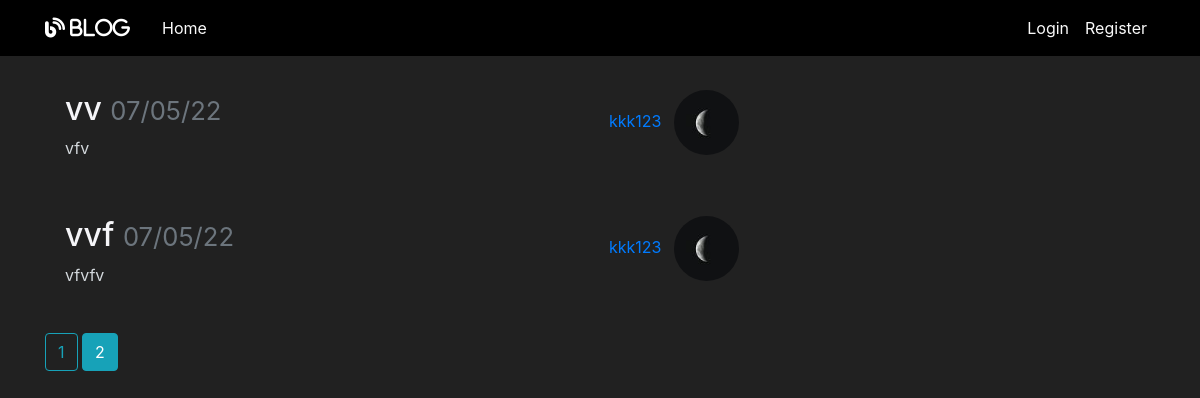
The page /home?page=2 on the database as committed earlier.
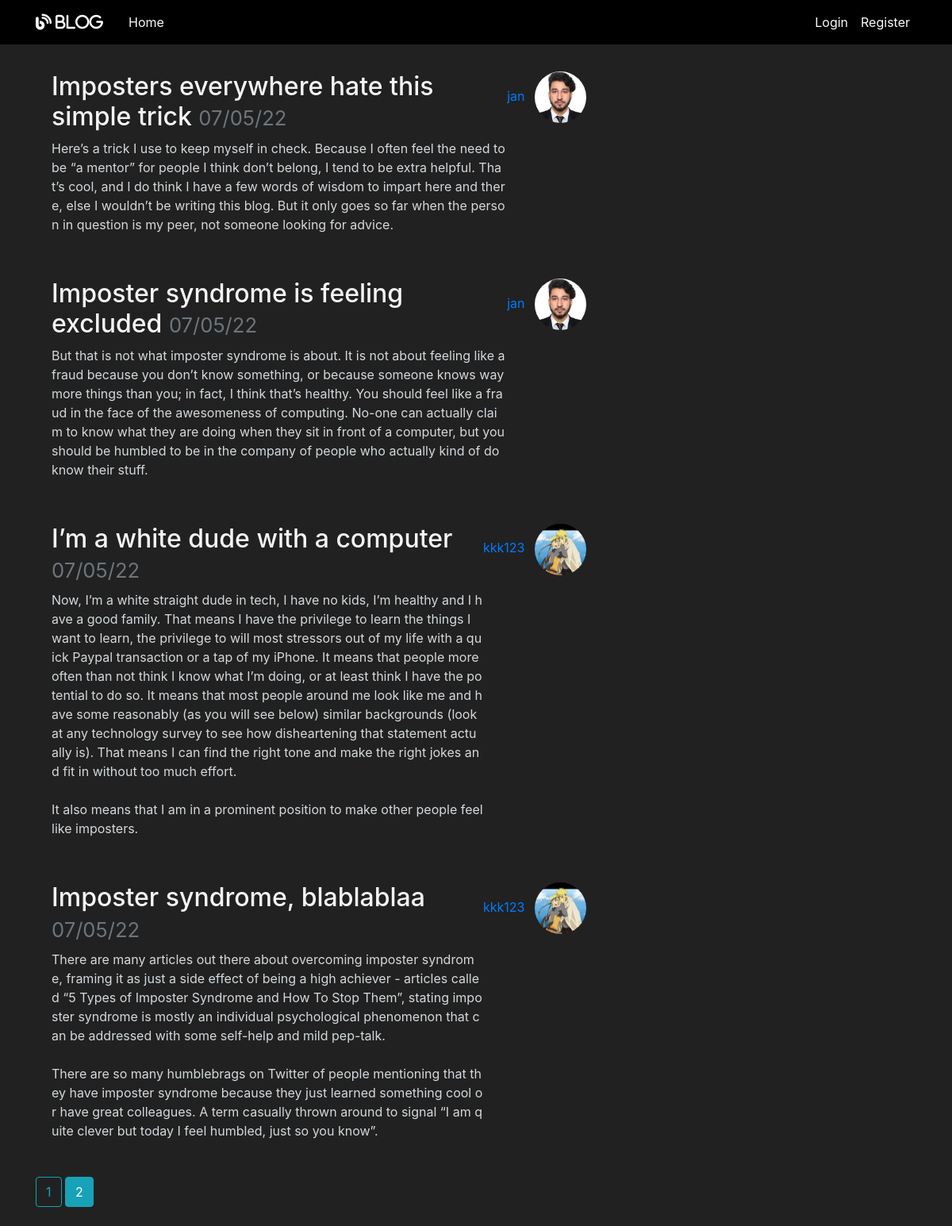
The same page on the database as committed later.
### flaskblog/models.py (models this page shows, shortened)
class Post(db.Model):
    id = db.Column(db.Integer, primary_key=True)
    title = db.Column(db.String(100), nullable=False)
    date_posted = db.Column(db.DateTime, nullable=False, default=datetime.utcnow)
    content = db.Column(db.Text, nullable=False)
    user_id = db.Column(db.Integer, db.ForeignKey('user.id'), nullable=False)
    likes = db.relationship('PostLike', backref='post', lazy='dynamic')
    is_approved = db.Column(db.Boolean, default=False)
    image_file = db.Column(db.String(20), nullable=False, default='default.jpg')

class User(db.Model, UserMixin):
    id = db.Column(db.Integer, primary_key=True)
    username = db.Column(db.String(20), unique=True, nullable=False)
    role=db.Column(db.Integer,nullable=False,default=3)
    email = db.Column(db.String(120), unique=True, nullable=False)
    image_file = db.Column(db.String(20), nullable=False, default='default.jpg')
    password = db.Column(db.String(60), nullable=False)
    posts = db.relationship('Post', backref='author', lazy=True)
    liked = db.relationship('PostLike',foreign_keys='PostLike.user_id',
    backref='user', lazy='dynamic')

### flaskblog/routes.py (the view)
@app.route("/")
@app.route("/home")
def home():
    page = request.args.get('page', 1, type=int)
    posts=Post.query.filter_by(is_approved = True).order_by(Post.date_posted.desc()).paginate(page=page, per_page=4)
    return render_template('home.html', posts=posts)

### flaskblog/templates/home.html
{% extends "layout.html" %}
{% block content %}
    {% for post in posts.items %}
        <article class="media content-section">
          <div class="media-body">
            <h2><a class="article-title"
              href="{{url_for('post',post_id=post.id)}}">{{ post.title }}
              <small class="text-muted">{{ post.date_posted.strftime('%d/%m/%y') }}</small>
            </a></h2>
            <p class="article-content">{{ post.content }}</p>
          </div>
          <div class="article-metadata">
            <a class="mr-2" href="#">{{ post.author.username }}</a>
            <img class="rounded-circle article-img"
            src=" {{ url_for('static',filename='profile_pics/' + post.author.image_file )}}">
          </div>
        </article>
    {% endfor %}
    {% for page_num in posts.iter_pages( left_edge=1, right_edge=1,
      left_current=1, right_current=2 ) %} {% if page_num %} {% if posts.page ==page_num %}
      <a class="btn btn-info mb-4" href="{{ url_for('home', page=page_num) }}">
        {{ page_num }}</a>
        {% else %}
      <a class="btn btn-outline-info mb-4"
        href="{{ url_for('home', page=page_num) }}">
        {{ page_num }}</a>
        {% endif %} {% else %} ... {% endif %} {% endfor %}
{% endblock content %}

### flaskblog/templates/layout.html (shortened to what this page needs)
<!DOCTYPE html>
<html>
<head>
    <link rel="stylesheet" href="https://maxcdn.bootstrapcdn.com/bootstrap/4.0.0/css/bootstrap.min.css"
>
    <link rel="stylesheet" type="text/css" href="{{ url_for('static', filename='main.css') }}">
</head>
<body>
    <header class="site-header">
      <nav class="navbar navbar-expand-md navbar-dark bg-steel fixed-top">
        <div class="container">
          <a class="navbar-brand mr-4" href="/"> <i class="fas fa-blog"> Blog </i></a>
          <div class="collapse navbar-collapse" id="navbarToggle">
            <div class="navbar-nav mr-auto">
              <a class="nav-item nav-link" href="{{ url_for('home') }}">Home</a>
            </div>
            </div>
            <div class="navbar-nav">
              {% if current_user.is_authenticated  and (current_user.role==1) %}
              <a class="nav-item nav-link" href="{{ url_for('approvals') }}">Approve</a>
                <a class="nav-item nav-link" href="{{ url_for('new_post') }}">New Post</a>
                <a class="nav-item nav-link" href="{{ url_for('account') }}">Account</a>
                <a class="nav-item nav-link" href="{{ url_for('logout') }}">Logout</a>
               {% elif current_user.is_authenticated  and ( current_user.role==2) %}
                <a class="nav-item nav-link" href="{{ url_for('new_post') }}">New Post</a>
                <a class="nav-item nav-link" href="{{ url_for('account') }}">Account</a>
                <a class="nav-item nav-link" href="{{ url_for('logout') }}">Logout</a>
                {% elif current_user.is_authenticated  and ( current_user.role==3) %}
                <a class="nav-item nav-link" href="{{ url_for('logout') }}">Logout</a>
              {% else %}
              <a class="nav-item nav-link" href="{{ url_for('login') }}">Login</a>
              <a class="nav-item nav-link" href="{{ url_for('register') }}">Register</a>
              {%endif%}
            </div>
          </div>
      </nav>
    </header>
    <main role="main" class="container">
      <div class="row">
        <div class="col-md-8">
          {% block content %}{% endblock %}
        </div>
     </div>
    </main>
</body>
</html>

### flaskblog/static/main.css (style rules this page uses)
body { background: #fafafa; color: #333333; margin-top: 5rem; }
h1, h2, h3, h4, h5, h6 { color: #444444; }
.bg-steel { background-color: rgb(0, 0, 0); }
.site-header .navbar-nav .nav-link { color: #fafafa; }
.content-section { color: #d4d9dd; padding: 10px 20px; border-radius: 5px; margin-bottom: 20px; }
.article-title { color: #f5f5f8; }
.article-content { white-space: pre-line; word-break: break-all; }
.article-img { height: 65px; width: 65px; margin-right: 16px; }
.article-metadata { padding-bottom: 1px; margin-bottom: 4px; }

### flaskblog/templates/layout.html (style rules this page uses)
body { background-color: #212121; color: white }

Rows that differ between the two databases and show on the page:
removed Post: title "vv", date_posted "07/05/22", content "vfv", author.username "kkk123", image_file (placeholder picture)
removed Post: title "vvf", date_posted "07/05/22", content "vfvfv", author.username "kkk123", image_file (placeholder picture)
added Post: title "Imposters everywhere hate this simple trick", date_posted "07/05/22", content "Here’s a trick I use to keep myself in check. Because I often feel the need to be “a mentor” for people I think don’t belong, I tend to be extra helpful. That’s cool, and I do think I have a few words of wisdom to impart here and there, else I wouldn’t be writing this blog. But it only goes so far when the person in question is my peer, not someone looking for advice.", author.username "jan", image_file (picture)
added Post: title "Imposter syndrome is feeling excluded", date_posted "07/05/22", content "But that is not what imposter syndrome is about. It is not about feeling like a fraud because you don’t know something, or because someone knows way more things than you; in fact, I think that’s healthy. You should feel like a fraud in the face of the awesomeness of computing. No-one can actually claim to know what they are doing when they sit in front of a computer, but you should be humbled to be in the company of people who actually kind of do know their stuff.", author.username "jan", image_file (picture)
added Post: title "I’m a white dude with a computer", date_posted "07/05/22", content "Now, I’m a white straight dude in tech, I have no kids, I’m healthy and I have a good family. That means I have the privilege to learn the things I want to learn, the privilege to will most stressors out of my life with a quick Paypal transaction or a tap of my iPhone. It means that people more often than not think I know what I’m doing, or at least think I have the potential to do so. It means that most people around me look like me and have some reasonably (as you will see below) similar backgrounds (look at any technology survey to see how disheartening that statement actually is). That means I can find the right tone and make the right jokes and fit in without too much effort. It also…", author.username "kkk123", image_file (picture)
added Post: title "Imposter syndrome, blablablaa", date_posted "07/05/22", content "There are many articles out there about overcoming imposter syndrome, framing it as just a side effect of being a high achiever - articles called “5 Types of Imposter Syndrome and How To Stop Them”, stating imposter syndrome is mostly an individual psychological phenomenon that can be addressed with some self-help and mild pep-talk. There are so many humblebrags on Twitter of people mentioning that they have imposter syndrome because they just learned something cool or have great colleagues. A term casually thrown around to signal “I am quite clever but today I feel humbled, just so you know”.", author.username "kkk123", image_file (picture)
